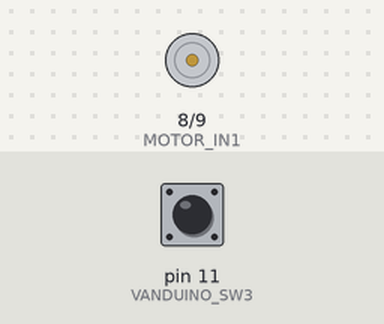
A sketch run on a simulated Arduino Uno, built with avr-gcc and run on an emulated ATmega328P. On the bench: motor-driver pin pairs drawn as motors (green arrow = first pin HIGH = forward, orange = second pin HIGH = backward, longer = more drive). The inputs (shaded band) are chosen by the test bench; at power-on: pin 11 (VANDUINO_SW3) HIGH.

Above: at 1.2 s.
1.3 s: pin 11 (VANDUINO_SW3) pulled LOW for 0.15 s
At 2.1 s:
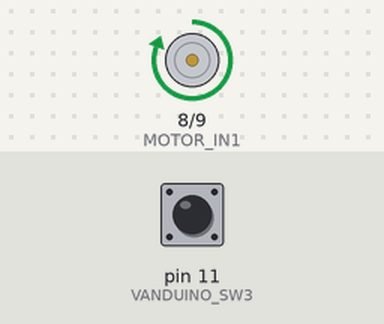
2.9 s: pin 11 (VANDUINO_SW3) pulled LOW for 1 s
At 3.3 s:
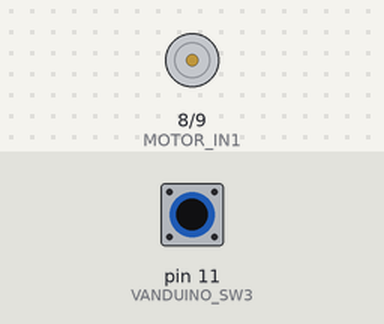
5.4 s: pin 11 (VANDUINO_SW3) pulled LOW for 0.15 s
At 6.4 s:
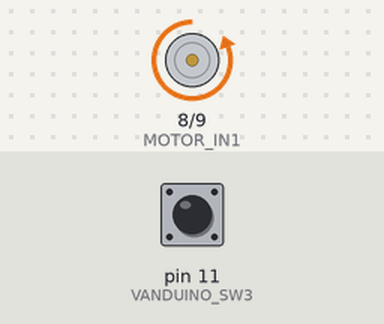
7.0 s: pin 11 (VANDUINO_SW3) pulled LOW for 3.2 s
At 7.6 s:
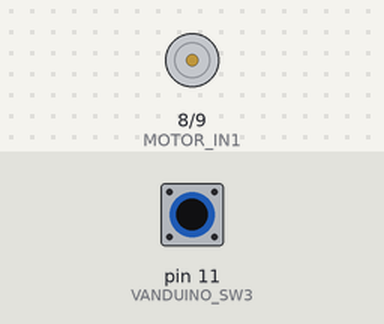
Timing chart, 0 to 10.0 s (numbered marks = the images above; inputs shaded):
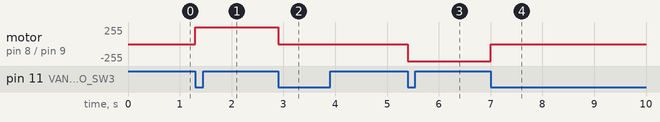

The sketch:

Assignment7.ino
```cpp
// Jack Chambers
// Assignment 7

#include "Vanduino.h"

int MOTOR_IN1 = 8;
int MOTOR_IN2 = 9;

// 0 forward
// 1 backward
int direction = 0;

// on/off
int running = 0;

int lastA = 0;

void changeMotorMode() {
  running = !running;
  if (running) {
    direction = !direction;
  }
}

void setup() {
  pinMode(MOTOR_IN1, OUTPUT);
  pinMode(MOTOR_IN2, OUTPUT);

  pinMode(VANDUINO_SW3, INPUT);

  // digitalWrite(MOTOR_IN1, HIGH);
  // digitalWrite(MOTOR_IN2, LOW);
}

void loop() {
  int btnA = digitalRead(VANDUINO_SW3);

  if (lastA == HIGH && btnA == LOW) {
    changeMotorMode();
  };

  digitalWrite(MOTOR_IN1,   direction     && running);
  digitalWrite(MOTOR_IN2,   (!direction)  && running);

  lastA = btnA;
}
```

Vanduino.h
```cpp
// Jack Chambers
// Vanduino.h
// 9/24/2025
// Contains definitions for parts of the vanduino shield
// easier to reference than the schematic

#ifndef __VANDUINO_H__
#define __VANDUINO_H__

// Vanduino Pins

// Note: Switches are active LOW
// digitalRead(SWx) == LOW
#define VANDUINO_SW0 8
#define VANDUINO_SW1 9
#define VANDUINO_SW2 10
#define VANDUINO_SW3 11

#define VANDUINO_LED 13

#define VANDUINO_POT 14

#endif // __VANDUINO_H__
```

Measured:
- after the input at 1.3 s, motor on pin 8 (MOTOR_IN1) / pin 9 (MOTOR_IN2): stopped → forward 255/255 at once
- after the input at 2.9 s, motor on pin 8 (MOTOR_IN1) / pin 9 (MOTOR_IN2): forward 255/255 → stopped at once
- after the input at 5.4 s, motor on pin 8 (MOTOR_IN1) / pin 9 (MOTOR_IN2): stopped → backward 255/255 at once
- after the input at 7.0 s, motor on pin 8 (MOTOR_IN1) / pin 9 (MOTOR_IN2): backward 255/255 → stopped at once
